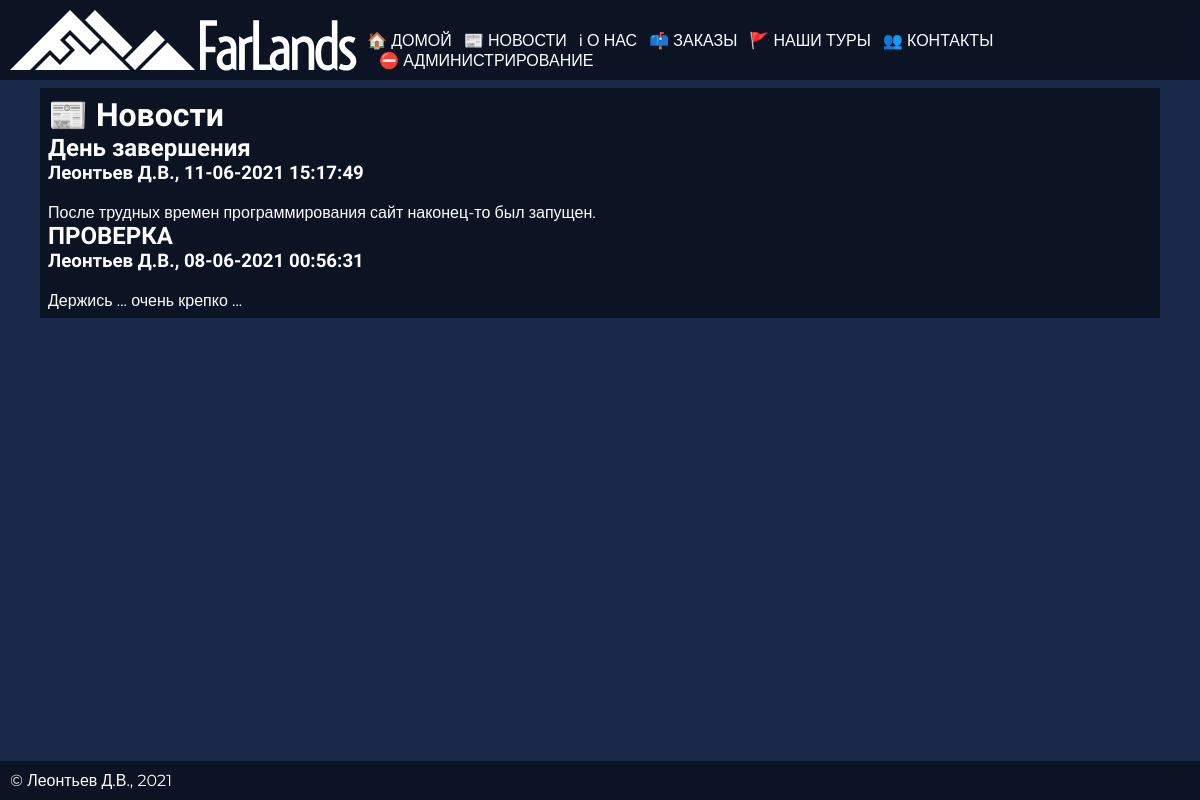
The app's page /?id=news with its own data.
### tables this page shows
CREATE TABLE `news` (
  `id` int(11) UNSIGNED NOT NULL,
  `title` varchar(80) NOT NULL DEFAULT '[title missing]',
  `datetime` timestamp NOT NULL DEFAULT current_timestamp(),
  `author` varchar(30) NOT NULL DEFAULT 'Аноним',
  `body` text NOT NULL
);

### news.php (the view, shortened to what this page needs)
<?php
	include 'dbConfig.php';
	$sql= "SELECT id, title, author, body, UNIX_TIMESTAMP(datetime) as dt FROM news
ORDER BY id DESC LIMIT 5";
	$res=mysqli_query($link,$sql) or die(mysqli_error($link));
	while($row=mysqli_fetch_assoc($res)){
		$title=$row['title'];
		$author=$row['author'];
		$dt=date('d-m-Y H:i:s',$row['dt']);
		$articleBody=$row['body'];
		echo "<span class='news-article'><h2>$title</h2><h3>$author, $dt</h3><br>";
		echo "<article>$articleBody</article></span>";
	}
?>

### style.css (style rules this page uses)
body { font-family: Montserrat, Arial, sans-serif; font-weight: 400; background-color: #182848; background-image: url("../img/back.jpg"); background-attachment: fixed; color: white; background-size: cover; background-repeat: no-repeat; margin: 0; overflow-x: hidden; }
h1, h2, h3, h4, h5, h6 { font-family: Oswald, sans-serif; margin-block-start: 0; margin-block-end: 0; }
h1:first-of-type, h2:first-of-type, h3:first-of-type, h4:first-of-type, h5:first-of-type, h6:first-of-type { margin-block-start: 0; }

### records on screen
news: title "День завершения", author "Леонтьев Д.В.", dt "11-06-2021 15:17:49", body "После трудных времен программирования сайт наконец-то был запущен."
news: title "ПРОВЕРКА", author "Леонтьев Д.В.", dt "08-06-2021 00:56:31", body "Держись ... очень крепко ..."

### other values on screen
$menuItem['link'] "🏠 ДОМОЙ"
$menuItem['link'] "📰 НОВОСТИ"
$menuItem['link'] "ℹ О НАС"
$menuItem['link'] "📫 ЗАКАЗЫ"
$menuItem['link'] "🚩 НАШИ ТУРЫ"
$menuItem['link'] "👥 КОНТАКТЫ"
$menuItem['link'] "⛔ АДМИНИСТРИРОВАНИЕ"
$header "📰 Новости"
COPYRIGHT "Леонтьев Д.В."
$year "2021"
